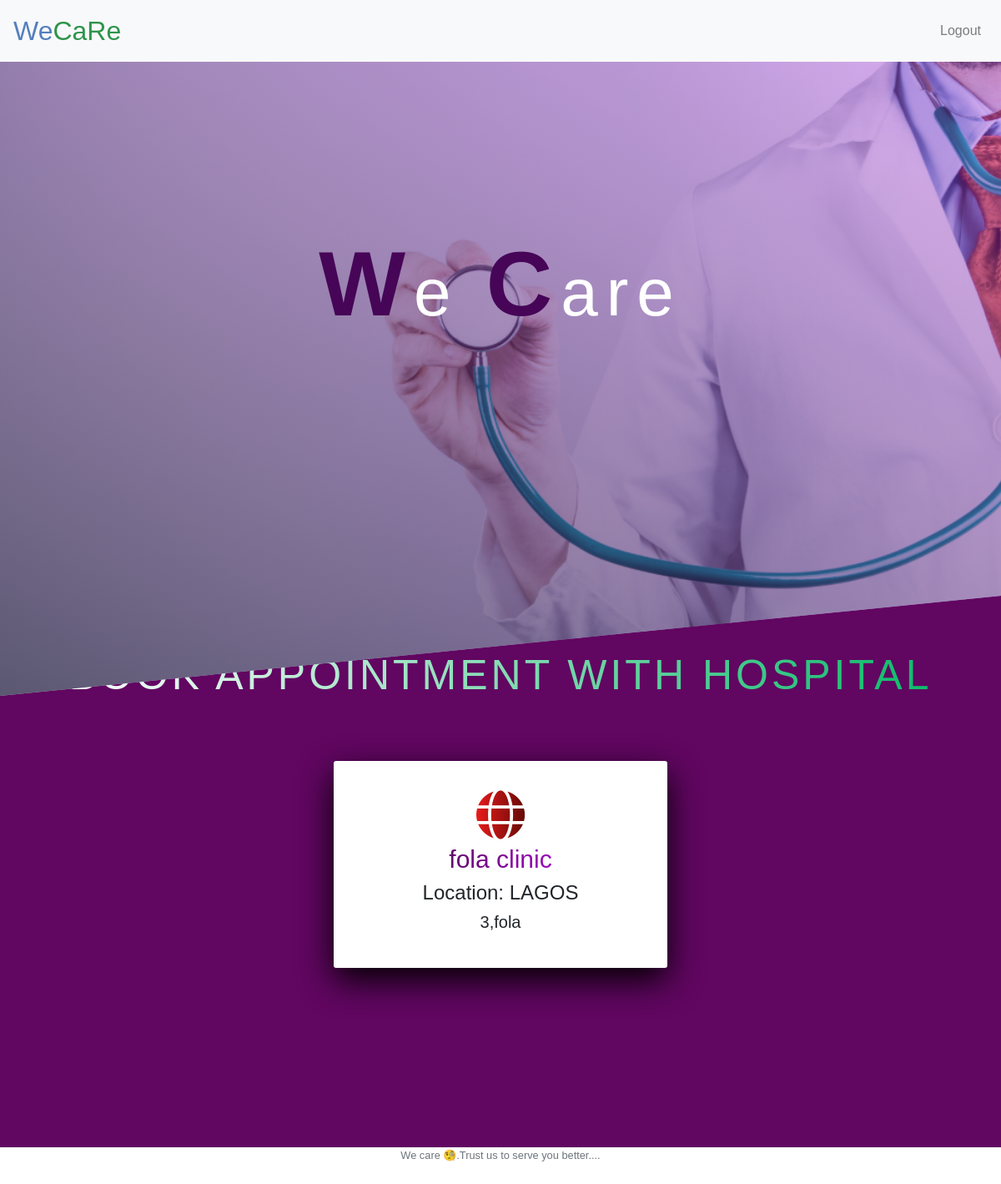
Before: / (signed in) with the older database file.
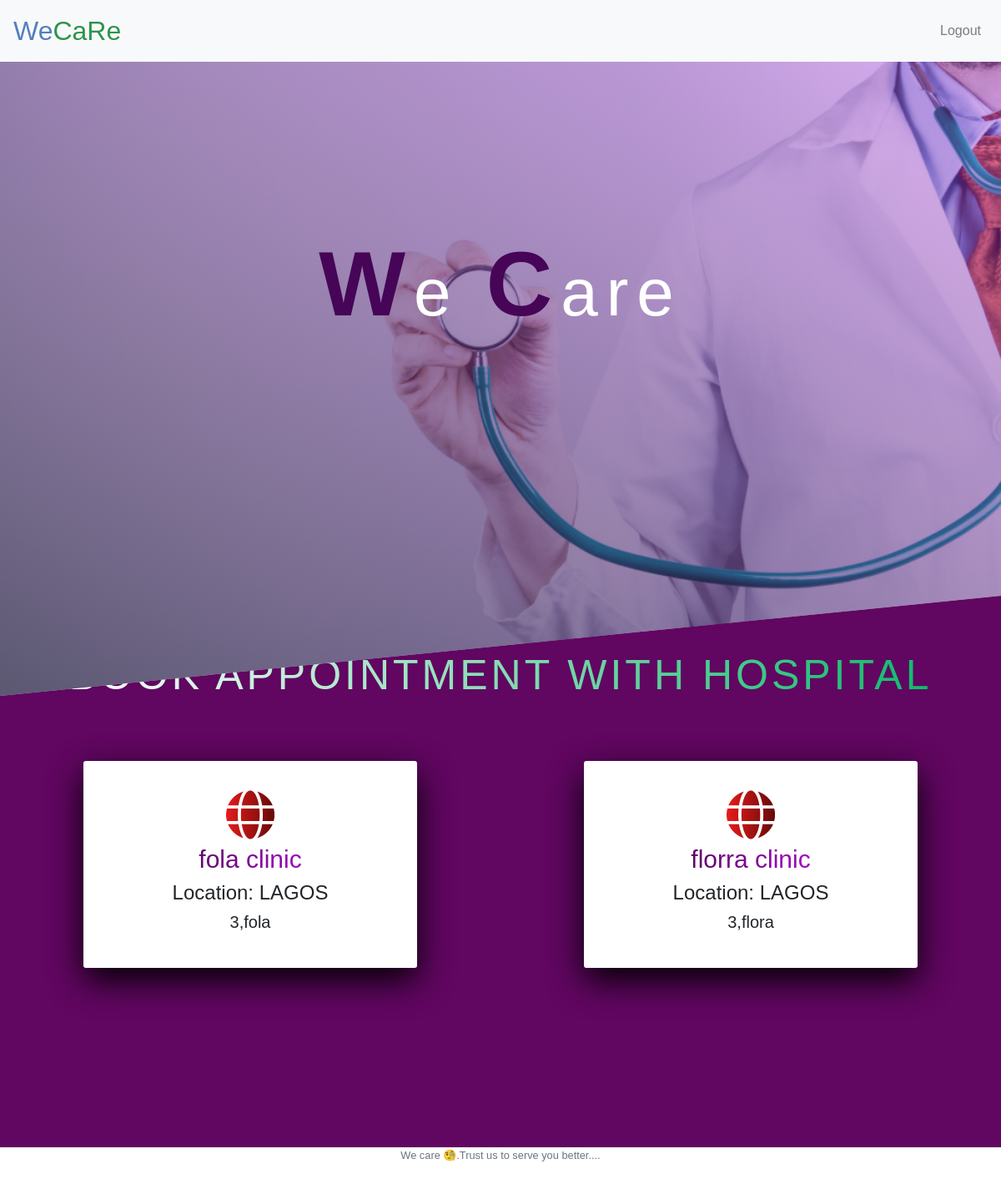
After: the same page with the newer database file.
### tables this page shows
CREATE TABLE hospital(id INTEGER PRIMARY KEY AUTOINCREMENT, name TEXT, address TEXT, email TEXT, phone_no INTEGER, contact TEXT, location TEXT, am TEXT, pm TEXT, max_apt INTEGER, admin_id INTEGER);

### application.py (the view)
@app.route("/", methods=["GET", "POST"])
@login_required
def index():
    user = db.execute("SELECT location FROM users WHERE id=:userid", userid=session["user_id"])
    location = user[0]["location"]
    rows = db.execute("SELECT * FROM hospital WHERE location=:location",location=location)
    return render_template("index.html",rows=rows)

### application.py (called while the page is built)
@app.after_request
def after_request(response):
    response.headers["Cache-Control"] = "no-cache, no-store, must-revalidate"
    response.headers["Expires"] = 0
    response.headers["Pragma"] = "no-cache"
    return response

### helpers.py (called while the page is built)
def login_required(f):
    @wraps(f)
    def decorated_function(*args, **kwargs):
        if session.get("user_id") is None:
            return redirect("/login")
        return f(*args, **kwargs)
    return decorated_function

### templates/index.html
{% extends "layout.html" %}
{% block main %}
<section class="hospital-header">
    <h1 class="hosp-h1"><span class="w">W</span>e <span class="c">C</span>are</h1>
</section>
<section class="hospital">
    <div class="hosp-h2_wrapper">
        <h2 class="hosp-h2">Book appointment with hospital</h2>
    </div>
    <div class="hosp-box">
        {% for row in rows %}
        <div class="hosp-wrapper" >
            <i class="fas fa-globe"></i>
            <h3 class="hosp-h3">{{ row["name"] }}</h3>
            <h4 class="place">Location: <span class="location">{{ row["location"] }}</span></h4>
            <h5 class="add1">
                {{ row["address"] }}
            </h5>
        </div>
        {% endfor %}
    </div>
</section>
{% endblock %}

### templates/layout.html (shortened to what this page needs)
<!DOCTYPE html>
<html lang="en">
    <head>
        <link href="https://maxcdn.bootstrapcdn.com/bootstrap/4.1.3/css/bootstrap.min.css" rel="stylesheet">
        <link rel="stylesheet" href="https://cdnjs.cloudflare.com/ajax/libs/font-awesome/5.10.2/css/all.css">
        <link href="/static/dashboard.css" rel="stylesheet">
        <link href="/static/appoint.css" rel="stylesheet">
        <link href="/static/form.css" rel="stylesheet">
        <link href="/static/style.css" rel="stylesheet">
        <link href="/static/login.css" rel="stylesheet">
        <link href="/static/landing-page.css" rel="stylesheet">
    </head>
    <body>
            <nav class="navbar navbar-expand-lg navbar-light bg-light">
                    <a class="navbar-brand" href="/"><span class="blue">We</span><span class="green">CaRe</span></a>
                    <div class="collapse navbar-collapse justify-content-end" id="navbarSupportedContent">
                        {% if session.user_id and not session.admin %}
                            <ul class="navbar-nav">
                                <li class="nav-item">
                                <a class="nav-link" href="/logout">Logout</a>
                                </li>
                            </ul>
                        {% endif %}
                    </div>
                  </nav>
        <main>
            {% block main %}{% endblock %}
        </main>
        <footer class="small text-center text-muted">
            We care &#129488;.Trust us to serve you better....
        </footer>
    </body>
</html>

### static/dashboard.css (style rules this page uses)
* { padding: 0; margin: 0; box-sizing: border-box; }

### static/appoint.css (style rules this page uses)
* { margin: 0; padding: 0; box-sizing: border-box; }
body { width: 100%; height: 100%; }

### static/style.css (style rules this page uses)
nav .navbar-brand { font-size: xx-large; }
nav .navbar-brand .blue { color: #537fbe; }
nav .navbar-brand .green { color: #2e944b; }

### static/login.css (style rules this page uses)
* { padding: 0; margin: 0; box-sizing: border-box; }
body { font-family: 'Lucida Sans', 'Lucida Sans Regular', 'Lucida Grande', 'Lucida Sans Unicode', Geneva, Verdana, sans-serif; }
.w, .c { font-size: 80px; font-family: 'Lucida Sans', 'Lucida Sans Regular', 'Lucida Grande', 'Lucida Sans Unicode', Geneva, Verdana, sans-serif; color: rgb(16, 133, 16); font-weight: 900; }
.fas,.far { font-size: 60px; margin-bottom: 5px; background-image: linear-gradient(to right, rgb(232, 205, 240), rgb(8, 173, 8)); display: inline-block; -webkit-background-clip: text; color: transparent; }

### static/landing-page.css (style rules this page uses)
.hospital-header { height: 95vh; background-image: linear-gradient(to bottom left, rgba(168, 50, 223, 0.377), rgba(26, 18, 53, 0.678)), url(/static/img/med.png); background-repeat: no-repeat; background-size: cover; background-position: top; clip-path: polygon(0 0, 100% 0, 100% 80vh, 0 100%); position: relative; }
.hosp-h1 { position: absolute; top: 35%; left: 50%; transform: translate(-50%, -50%); color: white; font-size: 80px; letter-spacing: 10px; font-weight: 100; font-family: 'Lucida Sans', 'Lucida Sans Regular', 'Lucida Grande', 'Lucida Sans Unicode', Geneva, Verdana, sans-serif; }
.w, .c { font-size: 110px; font-family: 'Lucida Sans', 'Lucida Sans Regular', 'Lucida Grande', 'Lucida Sans Unicode', Geneva, Verdana, sans-serif; color: rgb(70, 5, 87); font-weight: 900; }
.hospital { padding: 200px 0; margin-top: -15vh; background-color: rgb(97, 6, 97); }
.hosp-h2_wrapper { text-align: center; }
.hosp-h2 { font-size: 50px; text-transform: uppercase; font-weight: 300; background-image: linear-gradient(to right, rgb(253, 253, 253), rgb(13, 187, 106)); display: inline-block; -webkit-background-clip: text; color: transparent; text-align: center; letter-spacing: 4px; transition: all .2s; font-family: 'Lucida Sans', 'Lucida Sans Regular', 'Lucida Grande', 'Lucida Sans Unicode', Geneva, Verdana, sans-serif; margin-top: -100px; }
.hosp-box { transition: transform .2s; display: flex; flex-wrap: wrap; justify-content: space-around; margin-top: 50px; }
.hosp-wrapper { background-color: white; box-shadow: 0 15px 40px black; text-align: center; font-size: 15px; border-radius: 3px; margin: 15px; padding: 35px; width: 400px; }
.fas { font-size: 60px; margin-bottom: 5px; background-image: linear-gradient(to right, rgb(231, 27, 27), rgb(102, 10, 7)); display: inline-block; -webkit-background-clip: text; color: transparent; }
.hosp-h3 { font-size: 30px; background-image: linear-gradient(to left, rgb(203, 13, 255), rgb(51, 1, 43)); -webkit-background-clip: text; color: transparent; }

Changed rows visible on the page:
added hospital: location "LAGOS", address "3,flora"
